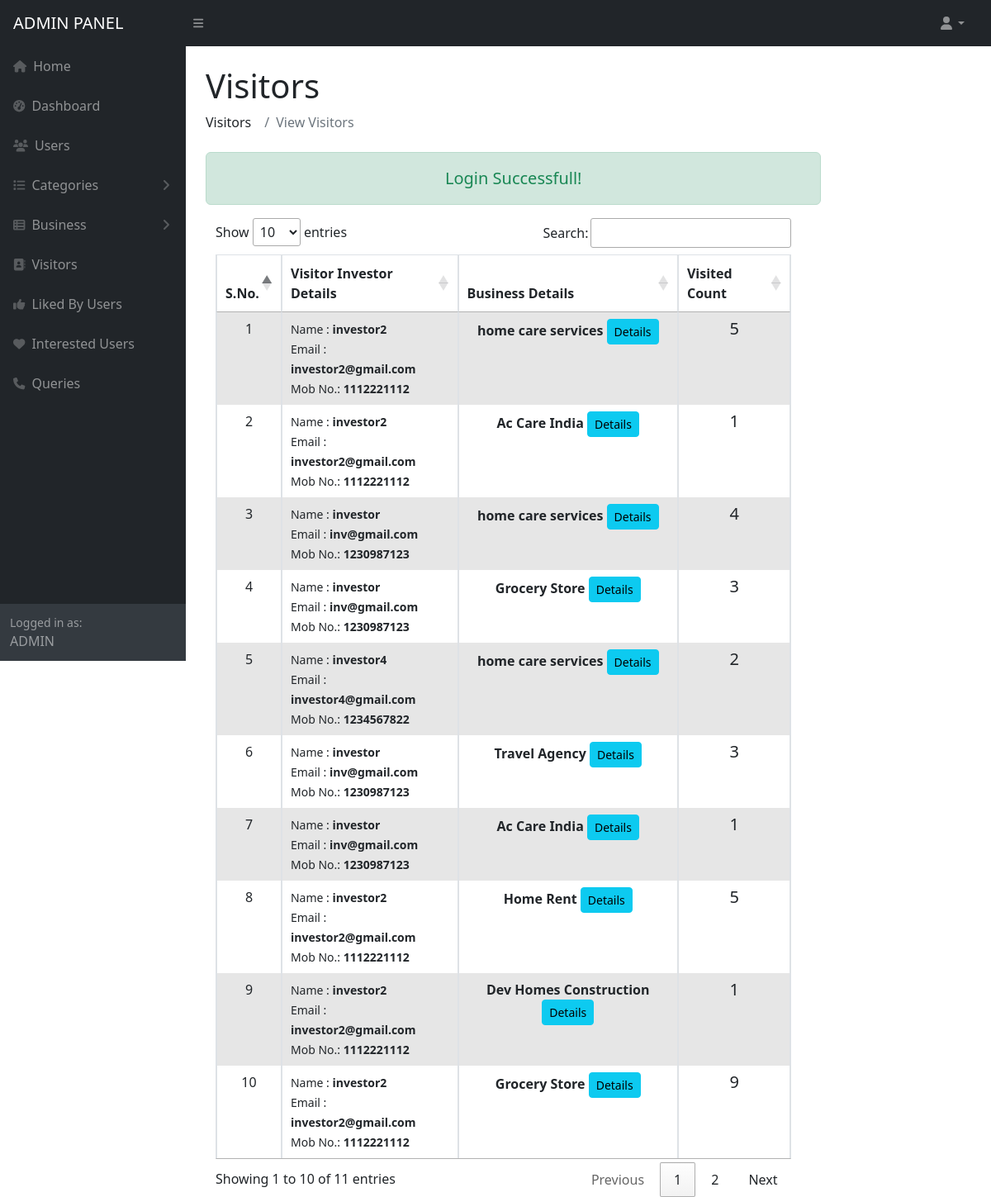
Page /common/visitors.php (signed in) on the committed database.
### tables this page shows
CREATE TABLE `business` (
  `b_id` int(11) NOT NULL,
  `u_id` int(11) NOT NULL,
  `sc_id` int(11) NOT NULL,
  `b_name` varchar(50) NOT NULL,
  `b_image` varchar(100) NOT NULL,
  `b_desc` varchar(300) NOT NULL,
  `b_fund_amt` varchar(100) NOT NULL,
  `b_future_plan` varchar(300) NOT NULL,
  `b_date` datetime NOT NULL DEFAULT current_timestamp(),
  `b_status` varchar(10) NOT NULL DEFAULT 'Active'
);

CREATE TABLE `b_users` (
  `bu_id` int(11) NOT NULL,
  `bu_name` varchar(30) NOT NULL,
  `bu_email` varchar(30) NOT NULL,
  `bu_pwd` varchar(20) NOT NULL,
  `bu_mobno` varchar(20) NOT NULL,
  `bu_type` varchar(10) NOT NULL COMMENT '1: admin 2: enterprenuer, 3: investor',
  `bu_status` varchar(20) NOT NULL DEFAULT 'Active'
);

CREATE TABLE `visitors` (
  `v_id` int(11) NOT NULL,
  `v_b_id` int(11) NOT NULL,
  `v_u_id` int(11) NOT NULL,
  `v_count` int(11) NOT NULL,
  `v_status` varchar(10) NOT NULL DEFAULT 'Active'
);

### common/visitors.php (the view, shortened to what this page needs)
<?php include ("../common/header.php"); ?>
<?php include ("../common/sidebar.php"); ?>
<div id="layoutSidenav_content">
    <main>
        <div class="container-fluid px-4">
            <h1 class="mt-4">Visitors</h1>
            <ol class="breadcrumb mb-4">
                <li class="breadcrumb-item">Visitors</li>
                <li class="breadcrumb-item active">View Visitors</li>
            </ol>
            <div class="text-center">
                <?php
                    if(isset($_SESSION['msg1'])){
                    ?>
                        <div class="col-12 mb-3 alert alert-success" role="alert">
                            <small class="text-success" style="font-size:20px"><?=$_SESSION['msg1']?></small>
                        </div>
                    <?php
                    } else if(isset($_SESSION['msg2'])) {
                    ?>
                        <div class="col-12 mb-3 alert alert-danger" role="alert">
                            <small class="text-danger" style="font-size:20px"><?=$_SESSION['msg2']?></small>
                        </div>
                        <?php
                        unset($_SESSION['msg2']);
                    }
                ?>
            </div>
            <div class="container row">
                <div class="col-md-12">
                    <div class="table-responsive">
                        <table id="table" class="table table-striped table-bordered">
                            <thead class="text-center">
                                <tr>
                                    <th>S.No.</th>
                                    <th>Visitor Investor Details</th>
                                    <th>Business Details</th>
                                    <th>Visited Count</th>
                                </tr>
                            </thead>
                            <tbody >
                                <?php
                                    if($_SESSION['bu_type']=='1'){
                                        $execute = mysqli_query($b_connect, "SELECT * from business, visitors,b_users  WHERE b_users.bu_id = visitors.v_u_id AND business.b_id = visitors.v_b_id");
                                    } else {
                                        $ent_id = $_SESSION['bu_id'];
                                        $execute = mysqli_query($b_connect, "SELECT * from business, visitors,b_users  WHERE b_users.bu_id = visitors.v_u_id AND business.b_id = visitors.v_b_id AND business.u_id = '$ent_id'");
                                    }
                                    $count = '1';
                                    while($busin = mysqli_fetch_object($execute)) {
                                        ?>
                                        <tr>
                                            <td class="text-center"><?=$count?></td>
                                            <td>
                                                <small>
                                                Name : <b><?=$busin->bu_name?></b></br>
                                                Email : <b><?=$busin->bu_email?></b></br>
                                                Mob No.: <b><?=$busin->bu_mobno?></b>
                                                </small>
                                            </td>
                                            <td class="text-center">
                                                <b><?=$busin->b_name?></b>
                                                <a target="_blank" class="btn btn-sm btn-info" href="../business_desc.php?id=<?=$busin->b_id?>">Details</a>
                                            </td>
                                            <td class="text-center">
                                                <h5><?=$busin->v_count?></h5>
                                            </td>
                                        </tr>
                                        <?php
                                        $count++;
                                    }
                                ?>
                            </tbody>
                        </table>
                    </div>
                </div>
            </div>
        </div>
    </main>
</div>
<?php include("../common/footer.php"); ?>

### rows in the picture
business: b_users.bu_name "investor2", b_users.bu_email "investor2@gmail.com", b_users.bu_mobno "1112221112", b_name "home care services", visitors.v_count "5", b_users.bu_name "investor", b_users.bu_email "inv@gmail.com", b_users.bu_mobno "1230987123", visitors.v_count "4", b_users.bu_name "investor4", b_users.bu_email "investor4@gmail.com", b_users.bu_mobno "1234567822", visitors.v_count "2"
business: b_users.bu_name "investor2", b_users.bu_email "investor2@gmail.com", b_users.bu_mobno "1112221112", b_name "Ac Care India", visitors.v_count "1", b_users.bu_name "investor", b_users.bu_email "inv@gmail.com", b_users.bu_mobno "1230987123"
business: b_users.bu_name "investor", b_users.bu_email "inv@gmail.com", b_users.bu_mobno "1230987123", b_name "Grocery Store", visitors.v_count "3", b_users.bu_name "investor2", b_users.bu_email "investor2@gmail.com", b_users.bu_mobno "1112221112", visitors.v_count "9"
business: b_users.bu_name "investor", b_users.bu_email "inv@gmail.com", b_users.bu_mobno "1230987123", b_name "Travel Agency", visitors.v_count "3"
business: b_users.bu_name "investor2", b_users.bu_email "investor2@gmail.com", b_users.bu_mobno "1112221112", b_name "Home Rent", visitors.v_count "5"
business: b_users.bu_name "investor2", b_users.bu_email "investor2@gmail.com", b_users.bu_mobno "1112221112", b_name "Dev Homes Construction", visitors.v_count "1"

### other values in the picture
$_SESSION['bu_name'] "ADMIN"
$_SESSION['msg1'] "Login Successfull!"
